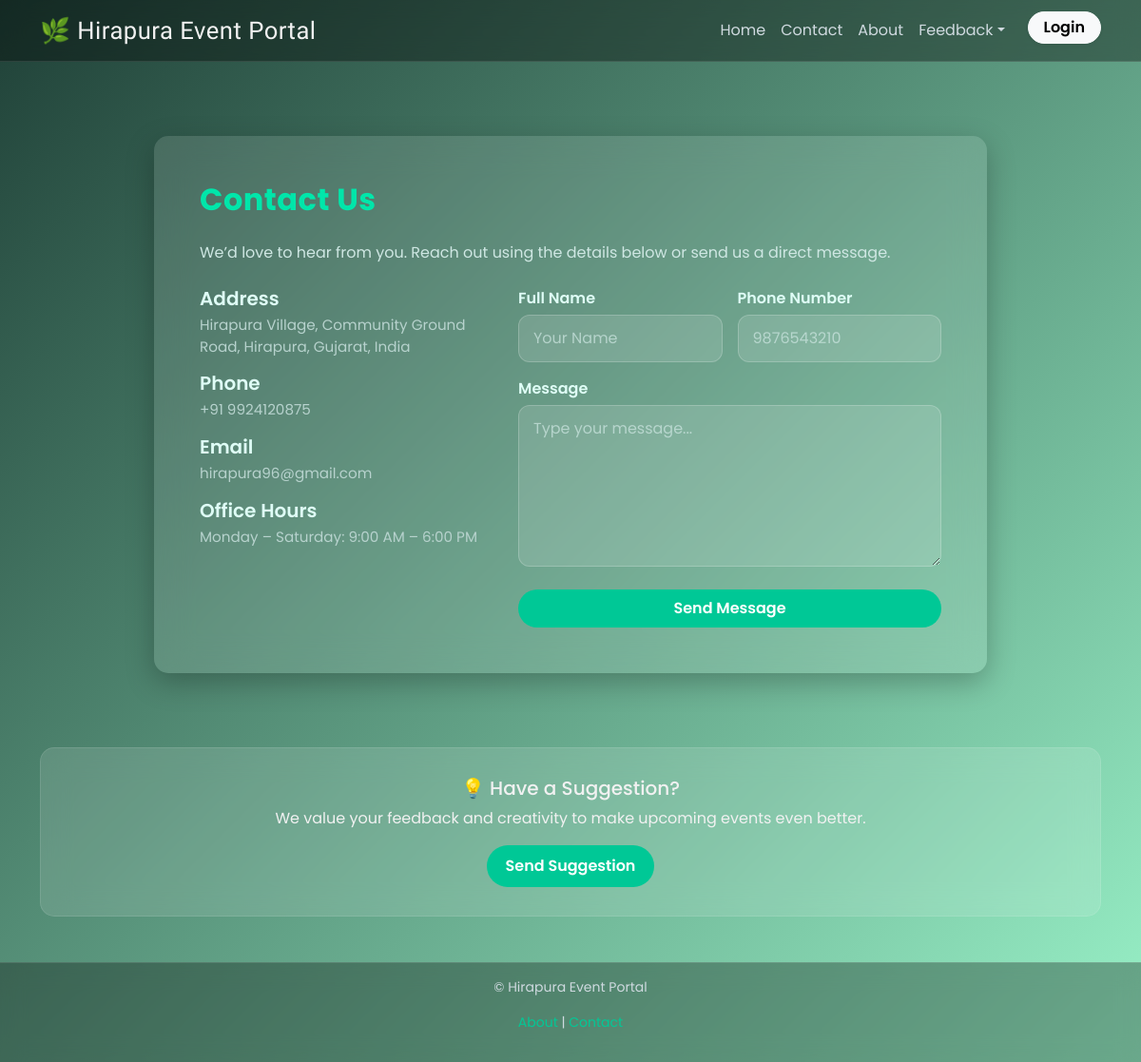
The page /contact-us/ on the database as committed earlier.
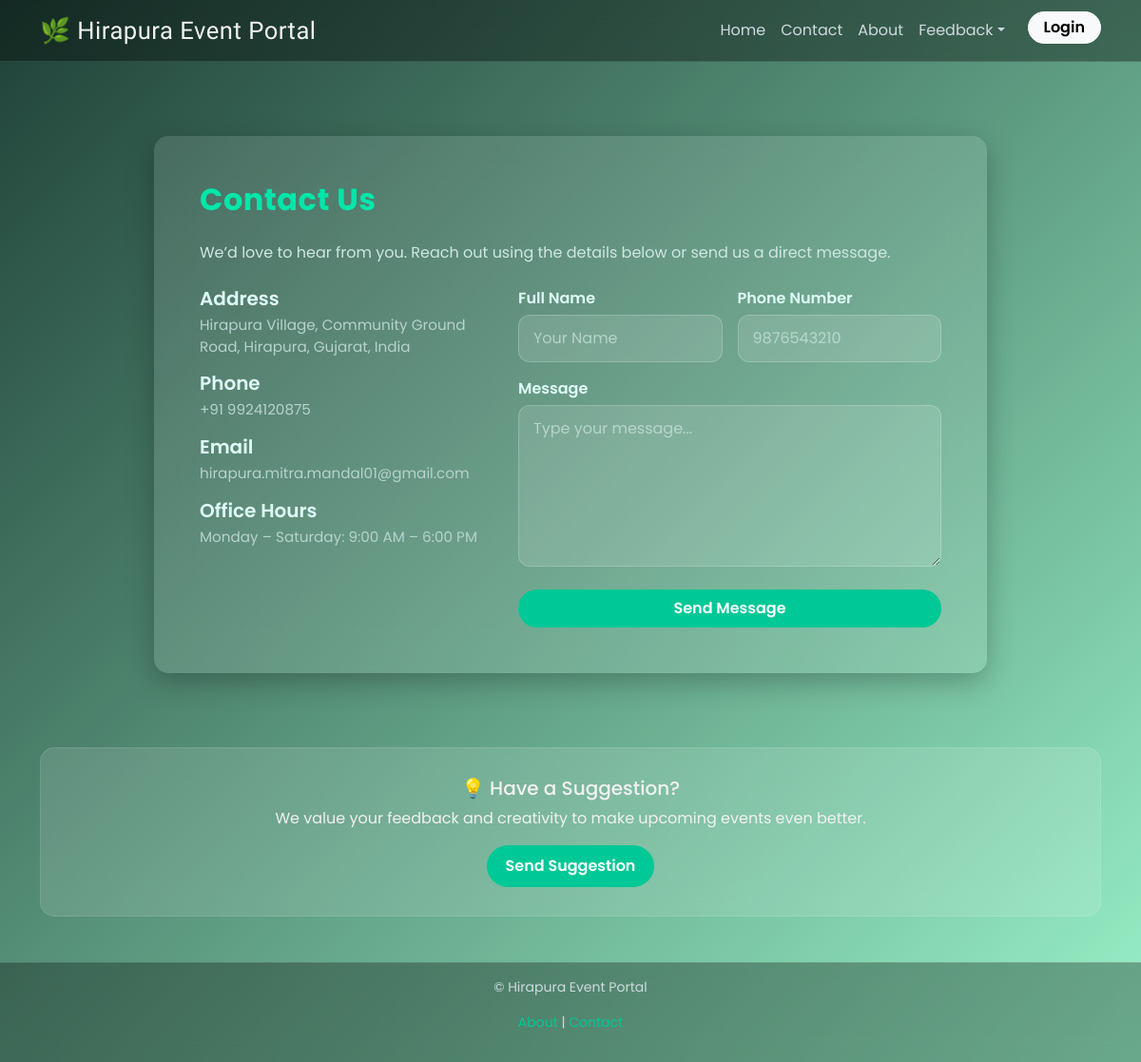
The same page on the database as committed later.
### hira/models.py (models this page shows, shortened)
class SiteInfo(models.Model):
    company_name = models.CharField(max_length=200, default="Hirapura Event Portal")
    address = models.TextField(default="Hirapura Village, Community Ground Road, Hirapura, Gujarat, India")
    phone = models.CharField(max_length=20, default="+91 98765 43210")
    email = models.EmailField(default="info@hirapuraevents.com")
    office_hours = models.CharField(max_length=100, default="Monday – Saturday: 9:00 AM – 6:00 PM")
    invitation_image = models.ImageField(upload_to="site_images/", null=True, blank=True)  # optional, for event image
    about_title_en = models.CharField(max_length=255, default="About Hirapura Event Portal")
    about_text_en = models.TextField(blank=True, null=True)
    about_text_gu = models.TextField(blank=True, null=True)  # Gujarati text
    about_values = models.JSONField(blank=True, null=True)  # list of value dicts [{icon, title_en, title_gu}]
    class Meta:
        verbose_name = "Site Information"
        verbose_name_plural = "Site Information"

### hira/views.py (the view, shortened to what this page needs)
# urls.py: path("contact-us/", views.contact_us_view, name="contact_us"),
def contact_us_view(request):
    site_info = SiteInfo.objects.first()  # Get site info; ensure this always exists
    return render(request, "home/contact_us.html", {"site_info": site_info})

### hira/templates/home/contact_us.html (shortened to what this page needs)
{% extends "base.html" %}
{% block content %}
<section class="container my-5" style="max-width: 900px;">
    <div class="contact-card p-5">
        <h2 class="fw-bold mb-4 text-accent">Contact Us</h2>
        <p class="mb-4 text-soft">We’d love to hear from you. Reach out using the details below or send us a direct
            message.</p>
        <div class="row g-4">
            <div class="col-lg-5">
                <div class="info-block">
                    <h5 class="label">Address</h5>
                    <p class="info-text">{{ site_info.address }}</p>
                </div>
                <div class="info-block">
                    <h5 class="label">Phone</h5>
                    <p class="info-text">{{ site_info.phone }}</p>
                </div>
                <div class="info-block">
                    <h5 class="label">Email</h5>
                    <p class="info-text">{{ site_info.email }}</p>
                </div>
                <div class="info-block">
                    <h5 class="label">Office Hours</h5>
                    <p class="info-text">{{ site_info.office_hours }}</p>
                </div>
            </div>
            <div class="col-lg-7">
                <form method="POST">
                    <div class="row g-3">
                        <div class="col-md-6">
                            <label class="label">Full Name</label>
                            <input type="text" name="name" class="form-control" placeholder="Your Name" required>
                        </div>
                        <div class="col-md-6">
                            <label class="label">Phone Number</label>
                            <input type="text" name="phone" class="form-control" placeholder="9876543210" required>
                        </div>
                    </div>
                    <div class="mt-3">
                        <label class="label">Message</label>
                        <textarea name="message" class="form-control" rows="6" placeholder="Type your message..."
                            required></textarea>
                    </div>
                    <button type="submit" class="btn btn-glow fw-semibold w-100 py-2 mt-4">
                        Send Message
                    </button>
                </form>
            </div>
        </div>
    </div>
</section>
{% endblock %}

Rows that differ between the two databases and show on the page:
changed SiteInfo "Hirapura Village, Community Ground Road, Hirapura, Gujarat, India": email "hirapura96@gmail.com" → "hirapura.mitra.mandal01@gmail.com"
